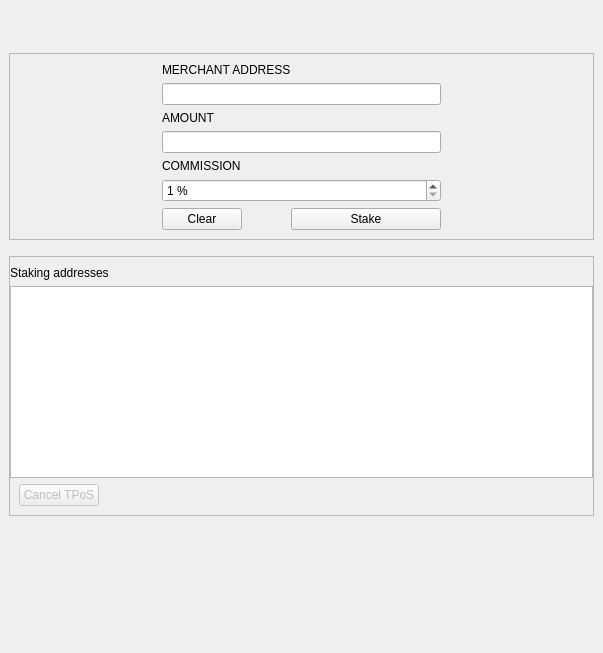
<?xml version="1.0" encoding="UTF-8"?>
<ui version="4.0">
 <class>TPoSPage</class>
 <widget class="QWidget" name="TPoSPage">
  <property name="geometry">
   <rect>
    <x>0</x>
    <y>0</y>
    <width>603</width>
    <height>653</height>
   </rect>
  </property>
  <property name="windowTitle">
   <string>Form</string>
  </property>
  <layout class="QVBoxLayout" name="verticalLayout">
   <property name="spacing">
    <number>30</number>
   </property>
   <property name="leftMargin">
    <number>9</number>
   </property>
   <property name="topMargin">
    <number>9</number>
   </property>
   <property name="rightMargin">
    <number>9</number>
   </property>
   <property name="bottomMargin">
    <number>9</number>
   </property>
   <item>
    <widget class="QLabel" name="label">
     <property name="text">
      <string/>
     </property>
     <property name="scaledContents">
      <bool>false</bool>
     </property>
    </widget>
   </item>
   <item>
    <widget class="QWidget" name="TPoSPageContent" native="true">
     <layout class="QVBoxLayout" name="verticalLayout_3">
      <property name="leftMargin">
       <number>0</number>
      </property>
      <property name="topMargin">
       <number>0</number>
      </property>
      <property name="rightMargin">
       <number>0</number>
      </property>
      <property name="bottomMargin">
       <number>0</number>
      </property>
      <item>
       <widget class="QFrame" name="frame2">
        <property name="sizePolicy">
         <sizepolicy hsizetype="Preferred" vsizetype="Expanding">
          <horstretch>0</horstretch>
          <verstretch>0</verstretch>
         </sizepolicy>
        </property>
        <property name="frameShape">
         <enum>QFrame::StyledPanel</enum>
        </property>
        <property name="frameShadow">
         <enum>QFrame::Sunken</enum>
        </property>
        <layout class="QHBoxLayout" name="horizontalLayout">
         <item>
          <spacer name="horizontalSpacer_5">
           <property name="orientation">
            <enum>Qt::Horizontal</enum>
           </property>
           <property name="sizeHint" stdset="0">
            <size>
             <width>20</width>
             <height>20</height>
            </size>
           </property>
          </spacer>
         </item>
         <item>
          <layout class="QVBoxLayout" name="verticalLayout_4">
           <item>
            <widget class="QLabel" name="labelLabel">
             <property name="toolTip">
              <string>Merchant public key which is used to identify TPoS service provider.</string>
             </property>
             <property name="text">
              <string>MERCHANT ADDRESS</string>
             </property>
             <property name="alignment">
              <set>Qt::AlignBottom|Qt::AlignLeading|Qt::AlignLeft</set>
             </property>
             <property name="buddy">
              <cstring>merchantAddress</cstring>
             </property>
            </widget>
           </item>
           <item>
            <widget class="QLineEdit" name="merchantAddress">
             <property name="minimumSize">
              <size>
               <width>0</width>
               <height>0</height>
              </size>
             </property>
             <property name="toolTip">
              <string>An optional label to associate with the new receiving address.</string>
             </property>
            </widget>
           </item>
           <item>
            <widget class="QLabel" name="tposAddrLabel">
             <property name="toolTip">
              <string>Merchant public key which is used to identify TPoS service provider.</string>
             </property>
             <property name="text">
              <string>AMOUNT</string>
             </property>
             <property name="alignment">
              <set>Qt::AlignBottom|Qt::AlignLeading|Qt::AlignLeft</set>
             </property>
             <property name="buddy">
              <cstring>merchantAddress</cstring>
             </property>
            </widget>
           </item>
           <item>
            <layout class="QHBoxLayout" name="horizontalLayout_8">
             <property name="bottomMargin">
              <number>0</number>
             </property>
             <item>
              <widget class="BitcoinAmountField" name="stakingAmount">
               <property name="minimumSize">
                <size>
                 <width>80</width>
                 <height>0</height>
                </size>
               </property>
               <property name="toolTip">
                <string>An optional amount to request. Leave this empty or zero to not request a specific amount.</string>
               </property>
               <property name="styleSheet">
                <string notr="true"/>
               </property>
              </widget>
             </item>
            </layout>
           </item>
           <item>
            <widget class="QLabel" name="messageLabel">
             <property name="toolTip">
              <string>Percentage of stake reward which will be paid to merchant as commission.</string>
             </property>
             <property name="text">
              <string>COMMISSION</string>
             </property>
             <property name="alignment">
              <set>Qt::AlignBottom|Qt::AlignLeading|Qt::AlignLeft</set>
             </property>
             <property name="buddy">
              <cstring>merchantCut</cstring>
             </property>
            </widget>
           </item>
           <item>
            <widget class="QSpinBox" name="merchantCut">
             <property name="suffix">
              <string> %</string>
             </property>
             <property name="minimum">
              <number>1</number>
             </property>
            </widget>
           </item>
           <item>
            <layout class="QHBoxLayout" name="horizontalLayout_2">
             <property name="spacing">
              <number>9</number>
             </property>
             <item>
              <widget class="QPushButton" name="clearButton">
               <property name="sizePolicy">
                <sizepolicy hsizetype="Minimum" vsizetype="Fixed">
                 <horstretch>0</horstretch>
                 <verstretch>0</verstretch>
                </sizepolicy>
               </property>
               <property name="toolTip">
                <string>Clear all fields of the form.</string>
               </property>
               <property name="text">
                <string>Clear</string>
               </property>
               <property name="autoDefault">
                <bool>false</bool>
               </property>
               <property name="default">
                <bool>false</bool>
               </property>
               <property name="flat">
                <bool>false</bool>
               </property>
              </widget>
             </item>
             <item>
              <spacer name="horizontalSpacer_2">
               <property name="orientation">
                <enum>Qt::Horizontal</enum>
               </property>
               <property name="sizeHint" stdset="0">
                <size>
                 <width>40</width>
                 <height>20</height>
                </size>
               </property>
              </spacer>
             </item>
             <item>
              <widget class="QPushButton" name="stakeButton">
               <property name="minimumSize">
                <size>
                 <width>150</width>
                 <height>0</height>
                </size>
               </property>
               <property name="text">
                <string>Stake</string>
               </property>
               <property name="default">
                <bool>false</bool>
               </property>
               <property name="flat">
                <bool>false</bool>
               </property>
              </widget>
             </item>
            </layout>
           </item>
          </layout>
         </item>
         <item>
          <spacer name="horizontalSpacer_6">
           <property name="orientation">
            <enum>Qt::Horizontal</enum>
           </property>
           <property name="sizeHint" stdset="0">
            <size>
             <width>20</width>
             <height>20</height>
            </size>
           </property>
          </spacer>
         </item>
        </layout>
       </widget>
      </item>
      <item>
       <spacer name="verticalSpacer">
        <property name="orientation">
         <enum>Qt::Vertical</enum>
        </property>
        <property name="sizeHint" stdset="0">
         <size>
          <width>20</width>
          <height>10</height>
         </size>
        </property>
       </spacer>
      </item>
      <item>
       <widget class="QFrame" name="frame">
        <property name="sizePolicy">
         <sizepolicy hsizetype="Preferred" vsizetype="Expanding">
          <horstretch>0</horstretch>
          <verstretch>0</verstretch>
         </sizepolicy>
        </property>
        <property name="frameShape">
         <enum>QFrame::StyledPanel</enum>
        </property>
        <property name="frameShadow">
         <enum>QFrame::Raised</enum>
        </property>
        <layout class="QVBoxLayout" name="verticalLayout_2">
         <property name="leftMargin">
          <number>0</number>
         </property>
         <property name="rightMargin">
          <number>0</number>
         </property>
         <item>
          <widget class="QLabel" name="label_6">
           <property name="font">
            <font>
             <weight>50</weight>
             <bold>false</bold>
             <kerning>true</kerning>
            </font>
           </property>
           <property name="text">
            <string>Staking addresses </string>
           </property>
           <property name="margin">
            <number>0</number>
           </property>
          </widget>
         </item>
         <item>
          <widget class="QTableView" name="stakingAddressesView">
           <property name="palette">
            <palette>
             <active>
              <colorrole role="Text">
               <brush brushstyle="SolidPattern">
                <color alpha="255">
                 <red>51</red>
                 <green>51</green>
                 <blue>51</blue>
                </color>
               </brush>
              </colorrole>
             </active>
             <inactive>
              <colorrole role="Text">
               <brush brushstyle="SolidPattern">
                <color alpha="255">
                 <red>51</red>
                 <green>51</green>
                 <blue>51</blue>
                </color>
               </brush>
              </colorrole>
             </inactive>
             <disabled>
              <colorrole role="Text">
               <brush brushstyle="SolidPattern">
                <color alpha="255">
                 <red>85</red>
                 <green>85</green>
                 <blue>85</blue>
                </color>
               </brush>
              </colorrole>
             </disabled>
            </palette>
           </property>
           <property name="contextMenuPolicy">
            <enum>Qt::CustomContextMenu</enum>
           </property>
           <property name="tabKeyNavigation">
            <bool>false</bool>
           </property>
           <property name="selectionMode">
            <enum>QAbstractItemView::SingleSelection</enum>
           </property>
           <property name="selectionBehavior">
            <enum>QAbstractItemView::SelectRows</enum>
           </property>
           <property name="sortingEnabled">
            <bool>true</bool>
           </property>
          </widget>
         </item>
         <item>
          <layout class="QHBoxLayout" name="horizontalLayout_3">
           <property name="spacing">
            <number>15</number>
           </property>
           <property name="leftMargin">
            <number>9</number>
           </property>
           <item>
            <widget class="QPushButton" name="removeRequestButton">
             <property name="enabled">
              <bool>false</bool>
             </property>
             <property name="toolTip">
              <string>Remove the selected entries from the list</string>
             </property>
             <property name="text">
              <string>Cancel TPoS</string>
             </property>
             <property name="autoDefault">
              <bool>false</bool>
             </property>
             <property name="default">
              <bool>false</bool>
             </property>
             <property name="flat">
              <bool>false</bool>
             </property>
            </widget>
           </item>
           <item>
            <spacer name="horizontalSpacer_3">
             <property name="orientation">
              <enum>Qt::Horizontal</enum>
             </property>
             <property name="sizeHint" stdset="0">
              <size>
               <width>40</width>
               <height>20</height>
              </size>
             </property>
            </spacer>
           </item>
          </layout>
         </item>
        </layout>
       </widget>
      </item>
     </layout>
    </widget>
   </item>
   <item>
    <spacer name="verticalSpacer_2">
     <property name="orientation">
      <enum>Qt::Vertical</enum>
     </property>
     <property name="sizeHint" stdset="0">
      <size>
       <width>20</width>
       <height>40</height>
      </size>
     </property>
    </spacer>
   </item>
  </layout>
 </widget>
 <customwidgets>
  <customwidget>
   <class>BitcoinAmountField</class>
   <extends>QLineEdit</extends>
   <header>bitcoinamountfield.h</header>
   <container>1</container>
  </customwidget>
 </customwidgets>
 <resources/>
 <connections/>
</ui>
